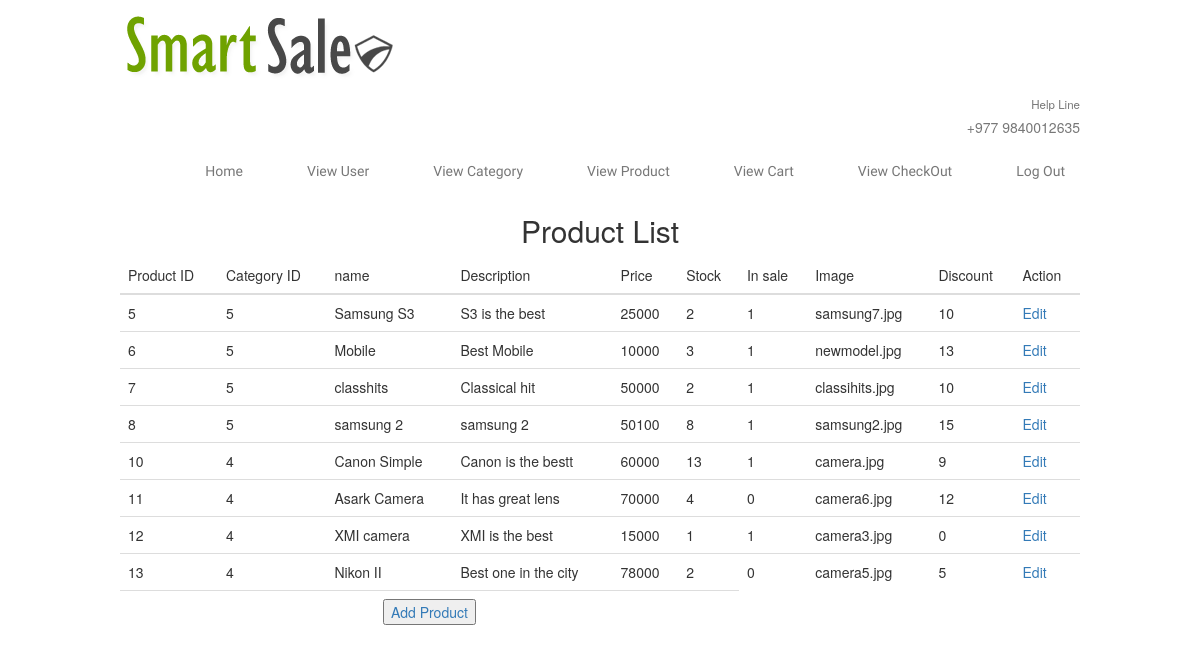
The page /admin_viewproduct.php (signed in) on the database its author committed.
### tables this page shows
CREATE TABLE `product` (
  `id` int(11) NOT NULL,
  `category_id` int(11) NOT NULL,
  `name` varchar(255) NOT NULL,
  `description` varchar(255) NOT NULL,
  `price` int(11) NOT NULL,
  `stock` int(11) NOT NULL,
  `in_sale` tinyint(1) NOT NULL,
  `image` varchar(255) NOT NULL,
  `discount` int(11) NOT NULL
);

### admin_viewproduct.php (the view, shortened to what this page needs)
<?php
include("utilitis/config.php");
$rs_results = mysqli_query($conn,"Select * from product");
include_once( 'adminpanel.php');
?>
<!DOCTYPE HTML>
<html>
<head>
</head>
<body>
	<?php
    include_once('adminpanel.php');
    ?>
 <div class = "table-responsive">
    <h2 align="center">Product List</h2>
    <table class = "table" border="2" align="center">
        <thead>
        <th>Product ID</th>
        <th>Category ID</th>
        <th>name</th>
        <th>Description</th>
        <th>Price</th>
        <th>Stock</th>
        <th>In sale</th>
        <th>Image</th>
        <th>Discount</th>
        <th colspan="2">Action</th>
        </thead>
        <tbody>
        <?php
        while ($rs_res = mysqli_fetch_assoc($rs_results))
        {
        ?>
        <tr>
        	<td><?php
                echo stripslashes($rs_res["id"]);
                ?></td>
            <td><?php
                echo stripslashes($rs_res["category_id"]);
                ?></td>
            <td><?php echo $rs_res["name"]?></td>
            <td><?php echo $rs_res["description"]?></td>
            <td><?php echo $rs_res["price"]?></td>
            <td><?php echo $rs_res["stock"]?></td>
            <td><?php echo $rs_res["in_sale"]?></td>
            <td><?php echo $rs_res["image"]?></td>
            <td><?php echo $rs_res["discount"]?></td>
            <td><a href="admin_editproduct.php?id=<?php echo $rs_res["id"];?>">Edit</a></td>
        </tr>
        <?php }?>
        <tr>
        	<td colspan="6" align="center">
        		<a href="product_add.php"><input type="button" name="add" value="Add Product"></a>
        	</td>
        </tr>
        </tbody>
    </table>
</div>
</body>
</html>

### css/style.css (style rules this page uses)
html,body,div,span,applet,object,iframe,h1,h2,h3,h4,h5,h6,p,blockquote,pre,a,abbr,acronym,address,big,cite,code,del,dfn,em,img,ins,kbd,q,s,samp,small,strike,strong,sub,sup,tt,var,b,u,i,dl,dt,dd,ol,nav ul,nav li,fieldset,form,label,legend,table,caption,tbody,tfoot,thead,tr,th,td,article,aside,canvas,details,embed,figure,figcaption,footer,header,hgroup,menu,nav,output,ruby,section,summary,time,mark,audio,video { margin:0;padding:0;border:0;font-size:100%;font:inherit;vertical-align:baseline; }
table { border-collapse:collapse;border-spacing:0; }
a { text-decoration:none; }
body { font-family: Arial, Geneva,Helvetica, sans-serif; font-size: 100%; background:#ffffff; margin-top: 50px }

### rows shown on the page
product: id "5", category "5", name "Samsung S3", description "S3 is the best", price "25000", stock "2", in_sale "1", image "samsung7.jpg", discount "10"
product: id "6", category "5", name "Mobile", description "Best Mobile", price "10000", stock "3", in_sale "1", image "newmodel.jpg", discount "13"
product: id "7", category "5", name "classhits", description "Classical hit", price "50000", stock "2", in_sale "1", image "classihits.jpg", discount "10"
product: id "8", category "5", name "samsung 2", description "samsung 2", price "50100", stock "8", in_sale "1", image "samsung2.jpg", discount "15"
product: id "10", category "4", name "Canon Simple", description "Canon is the bestt", price "60000", stock "13", in_sale "1", image "camera.jpg", discount "9"
product: id "11", category "4", name "Asark Camera", description "It has great lens", price "70000", stock "4", in_sale "0", image "camera6.jpg", discount "12"
product: id "12", category "4", name "XMI camera", description "XMI is the best", price "15000", stock "1", in_sale "1", image "camera3.jpg", discount "0"
product: id "13", category "4", name "Nikon II", description "Best one in the city", price "78000", stock "2", in_sale "0", image "camera5.jpg", discount "5"
